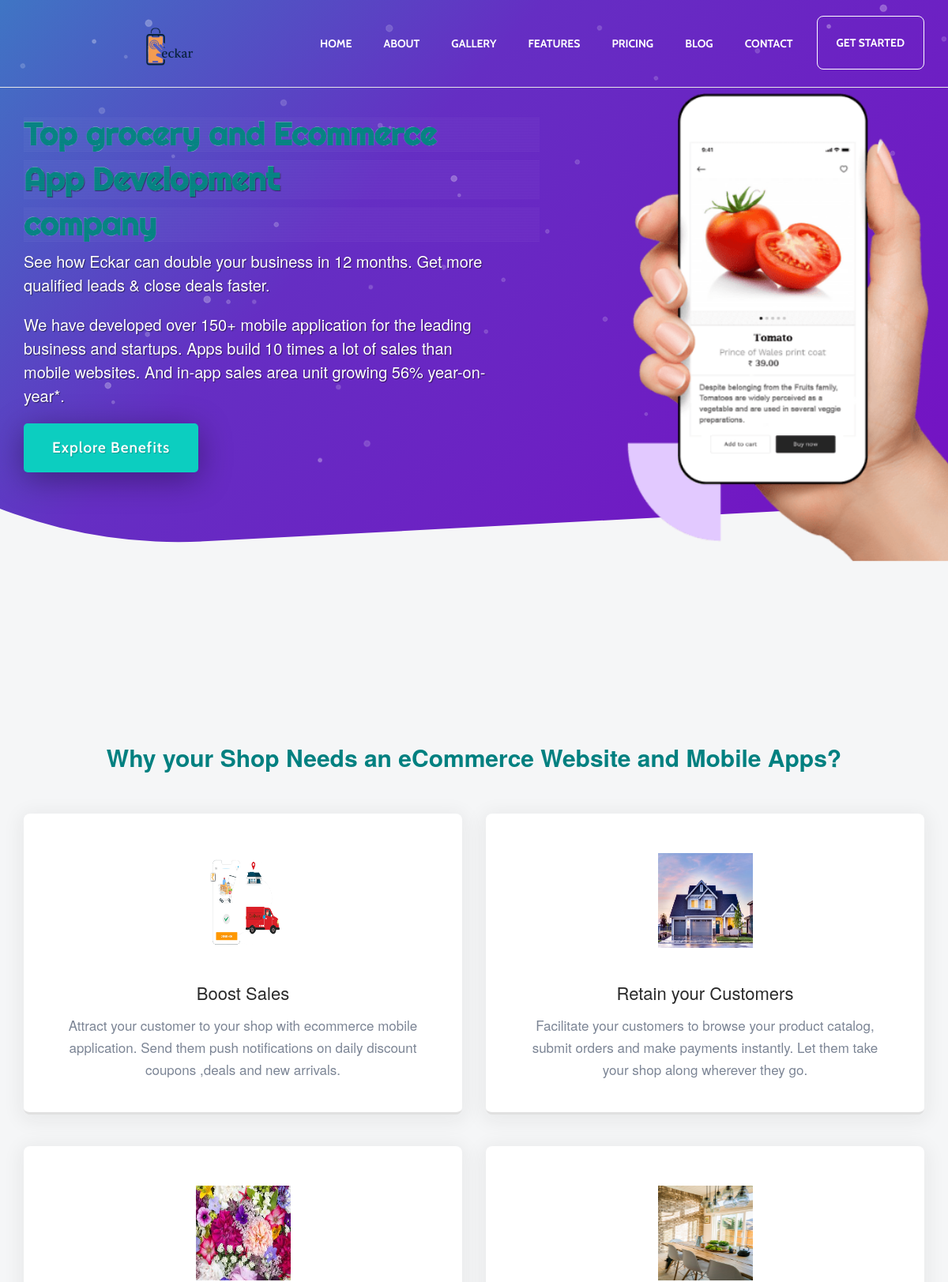
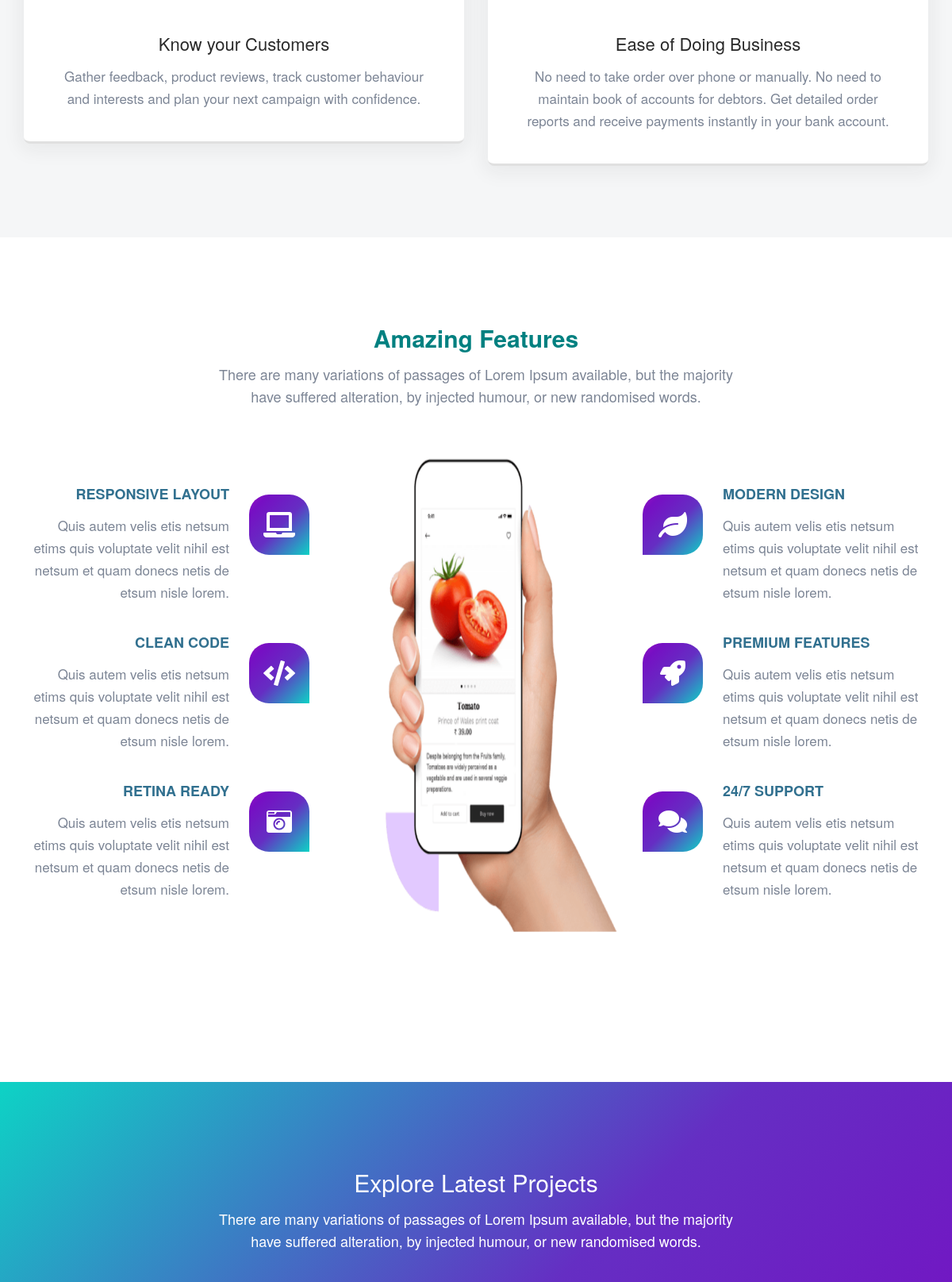
The page / (upper part) on the database its author committed (2 pictures, top to bottom).
### tables this page shows
CREATE TABLE `home` (
  `home_id` int(11) NOT NULL,
  `home_app_img` varchar(255) NOT NULL,
  `home_desc` varchar(255) NOT NULL,
  `status` int(11) NOT NULL DEFAULT 1
);

CREATE TABLE `about` (
  `about_id` int(255) NOT NULL,
  `about_icon_img` varchar(255) NOT NULL,
  `about_icon_title` varchar(255) NOT NULL,
  `about_icon_desc` varchar(255) NOT NULL,
  `status` int(11) NOT NULL DEFAULT 1
);

### application/controllers/Home.php (called while the page is built, shortened)
<?php
class Home extends CI_Controller
{
    public function index()
    {
        $where_condition1 = array('status'=>1);
        $result['show_home'] = $this->master_model->show_record_by_id('home',$where_condition1);
        $where_condition1 = array('status'=>1);
        $result['show_about'] = $this->master_model->show_data('about',$where_condition1);
        $where_condition2 = array('status'=>1);
        $result['show_gallery'] = $this->master_model->show_data('gallery',$where_condition2);
         $where_condition3 = array('status'=>1);
         $result['show_blog'] = $this->master_model->show_data('blog',$where_condition3);
          $where_condition3 = array('status'=>1);
          $result['show_price'] = $this->master_model->show_data('price',$where_condition3);
          $this->load->view('home', $result);
    }
}
?>

### index.php (called while the page is built, shortened)
<?php
require_once BASEPATH.'core/CodeIgniter.php';

### application/models/master_model.php (called while the page is built, shortened)
<?php
class master_model extends CI_Model{
	public function show_data($tb,$where_condition=NULL)
	{
		$this->db->select('*');
		$this->db->from($tb);
		$this->db->where($where_condition);
		$query = $this->db->get();
		$result = $query->result();
		return $result;
	}
	function show_record_by_id($tb,$where_condition)
	{
		$this->db->select('*');
		$this->db->from($tb);
		$this->db->where($where_condition);
		$query = $this->db->get();
		$result = $query->row();
		return $result;
	}
}
?>

### application/views/home.php (the view, shortened to what this page needs)
<!DOCTYPE html>
<html lang="zxx">
<head>
    <link href="<?php echo base_url()?>assets_frontend/css/bootstrap.css" rel="stylesheet">
    <link href="<?php echo base_url()?>assets_frontend/css/style.css" rel="stylesheet">
    <link href="<?php echo base_url()?>assets_frontend/css/animate.css" rel="stylesheet">
    <link href="<?php echo base_url()?>assets_frontend/css/style-magnific-popup.css" rel="stylesheet">
  <link rel="stylesheet" href="https://pro.fontawesome.com/releases/v5.10.0/css/all.css"/>
    <link rel="stylesheet" href="<?php echo base_url()?>assets_frontend/css/pe-icon-7-stroke.css">
	<link rel="stylesheet" href="<?php echo base_url()?>assets_frontend/css/helper.css">
	<link rel="stylesheet" href="<?php echo base_url()?>assets_frontend/css/owl.carousel.min.css">
	<link rel="stylesheet" href="<?php echo base_url()?>assets_frontend/css/owl.theme.default.min.css">
<link href="//maxcdn.bootstrapcdn.com/bootstrap/3.3.0/css/bootstrap.min.css" rel="stylesheet" id="bootstrap-css">
<link rel="stylesheet" href='https://cdnjs.cloudflare.com/ajax/libs/twitter-bootstrap/3.0.3/css/bootstrap.min.css' media="screen" />
</head>
<body>
    <header class="header">
        <nav class="navbar navbar-default navbar-fixed-top" class ="navbar_custom">
            <div class="container">
                <div id="navbar-collapse-02" class="collapse navbar-collapse">
                    <a href="<?php echo base_url();?>" class="navbar-brand" id="logo"><img src ="<?php echo base_url()?>eckar_images/logo-dark.png" style = "height:100px;  padding-bottom:50px; padding-right:90px; padding-left:150px;"></a>
                    <ul class="nav navbar-nav navbar-right">
                        <li><a href="#home_wrapper">Home</a></li>
                        <li><a href="#about">About</a></li>
                        <li><a href="#gallery">Gallery</a></li>
                        <li><a href="#features">Features</a></li>
                        <li><a href="#pricing">Pricing</a></li>
                        <li><a href="#blog">Blog</a></li>
                        <li><a href="#contact">Contact</a></li>
                        <li><a href="#download-app" class="external discover-btn">Get Started</a></li>
                    </ul>
                </div>
            </div>
        </nav>
    </header>
    <section class="home-section" id="home_wrapper">
		<div class="home-section-overlay"></div>
		<div class="container">
	        <div class="row">
                <div class="col-md-7 padding-top-30">
				    <h6 class="vectro"><b>Top grocery and Ecommerce</b> </h6>
                    <h1 class="vectro">App Development</h1>
                    <h2 class="vectro"><b>company</b></h2>
                    <p>See how Eckar can double your business in 12 months. Get more qualified leads &amp; close deals faster.</p>
                    <p>We have developed over 150+ mobile application for the leading business and startups.
                    Apps build 10 times a lot of sales than mobile websites. And in-app sales area unit growing 56% year-on-year*.</p>
                    <a href="#about" class="btn-green scrool">Explore Benefits</a>
                </div>
	            <div class="col-md-5 wow bounceIn" data-wow-delay="0.5s" style="visibility: visible; animation-delay: 0.5s; animation-name: bounceIn;">
                        <div>
                        <img src ="<?php echo base_url().$show_home->home_app_img;?>" style = "width:600px;heights:500px; ">
                        </div>
	            </div>
	        </div>
		</div>
    </section>
    <section class="section-grey small-padding-top" id="about">
		<div class="container">
	        <div class="row">
				<div class="col-md-12 text-center">
					<h2 class="section-title"><b style ="color:teal;">Why your Shop Needs an eCommerce Website and Mobile Apps?</b></h2>
				</div>
                <?php foreach($show_about as $about_listing)  {?>
				<div class="col-md-6">
					<div class="main-services">
						<img src="<?php echo base_url().$about_listing->about_icon_img?>" class="width-100"  style ="width:120px; height:120px;"  alt="pic">
						<h3><?php echo $about_listing->about_icon_title?></h3>
						<p><?php echo $about_listing->about_icon_desc?></p>
                    </div>
                </div>
                <?php } ?>
	        </div>
		</div>
    </section>
    <section class="section-white">
		<div class="container">
	        <div class="row">
				<div class="col-md-12 margin-bottom-40 text-center">
					<h2 class="section-title"><b style ="color:teal;">Amazing Features</b></h2>
					<p class="section-subtitle">There are many variations of passages of Lorem Ipsum available, but the majority<br>have suffered alteration, by injected humour, or new randomised words.</p>
				</div>
				<div class="col-md-4 padding-top-40">
                    <div class="features_item">
                        <div class="dropcaps_right">
                            <span class="fa fa-laptop features_icons"></span>
                        </div>
                        <div class="text_align_right">
                            <h4 class= "text-info">Responsive Layout</h4>
                            <p>Quis autem velis etis netsum etims quis voluptate velit nihil est netsum et quam donecs netis de etsum nisle lorem.</p>
                        </div>
                    </div>
                    <div class="features_item">
                        <div class="dropcaps_right">
                            <span class="fa fa-code features_icons"></span>
                        </div>
                        <div class="text_align_right">
                            <h4 class= "text-info">Clean Code</h4>
                            <p>Quis autem velis etis netsum etims quis voluptate velit nihil est netsum et quam donecs netis de etsum nisle lorem.</p>
                        </div>
                    </div>
                    <div class="features_item">
                        <div class="dropcaps_right">
                            <span class="fa fa-camera-retro features_icons"></span>
                        </div>
                        <div class="text_align_right">
                            <h4 class= "text-info">Retina Ready</h4>
                            <p>Quis autem velis etis netsum etims quis voluptate velit nihil est netsum et quam donecs netis de etsum nisle lorem.</p>
                        </div>
                    </div>
                </div>
				<div class="col-md-4 wow slideInUp" data-wow-delay="0.5s" style="visibility: visible; animation-delay: 0.5s; animation-name: bounceIn;">
                	<img src="<?php echo base_url().$show_home->home_app_img;?>" alt="picture" class="width-100" style="height:700px;width:400px; padding-right:40px; padding-left:20px; padding-top:7px; padding-bottom:7px;">
				</div>
				<div class="col-md-4 padding-top-40">
                    <div class="features_item">
                        <div class="dropcaps_left">
                            <span class="fa fa-leaf features_icons"></span>
                        </div>
                        <div class="text_align_left">
                            <h4 class= "text-info">Modern Design</h4>
                            <p>Quis autem velis etis netsum etims quis voluptate velit nihil est netsum et quam donecs netis de etsum nisle lorem.</p>
                        </div>
                    </div>
                    <div class="features_item">
                        <div class="dropcaps_left">
                            <span class="fa fa-rocket features_icons"></span>
                        </div>
                        <div class="text_align_left">
                            <h4 class= "text-info">Premium Features</h4>
                           <p>Quis autem velis etis netsum etims quis voluptate velit nihil est netsum et quam donecs netis de etsum nisle lorem.</p>
                        </div>
                    </div>
                    <div class="features_item">
                        <div class="dropcaps_left">
                            <span class="fa fa-comments features_icons"></span>
                        </div>
                        <div class="text_align_left">
                            <h4 class= "text-info">24/7 Support</h4>
                            <p>Quis autem velis etis netsum etims quis voluptate velit nihil est netsum et quam donecs netis de etsum nisle lorem.</p>
                        </div>
                    </div>
				</div>
	        </div>
		</div>
    </section>
  	<section class="section-lyla" id="gallery">
		<div class="container-fluid	">
			<div class="row">
				<div class="col-md-12 text-center">
					<h2 class="section-title white">Explore Latest Projects</h2>
					<p class="section-subtitle white">There are many variations of passages of Lorem Ipsum available, but the majority<br>have suffered alteration, by injected humour, or new randomised words.</p>
				</div>
				<div class="gallery-item-wrapper padding-top-30">
				</div>
			</div>
		</div>
	</section>
</body>
</html>

### application/views/home.php (style rules this page uses)
body { background: #000; color: #fff; position: relative; }
.vectro { position: relative; -webkit-text-fill-color: teal; -webkit-text-stroke: 0.1px #f1f1f1; font-family: 'Righteous', cursive; font-size: 40px; margin-top:8px; }
.vectro:after { content: ''; position: absolute; left: 0; top: 0; width: 100%; height: 100%; background: repeating-linear-gradient(0deg, rgba(255,255,255,0.05) 0px, rgba(255,255,255,0.05) 1px, rgba(255,255,255,0) 1px, rgba(255,255,255,0) 2px); }

### rows shown on the page
home: home_app_img (picture)
about: about_icon_img (picture), about_icon_title "Boost Sales", about_icon_desc "Attract your customer to your shop with ecommerce mobile application. Send them push notifications on daily discount coupons ,deals and new arrivals."
about: about_icon_img (picture), about_icon_title "Retain your Customers", about_icon_desc "Facilitate your customers to browse your product catalog, submit orders and make payments instantly. Let them take your shop along wherever they go."
about: about_icon_img (picture), about_icon_title "Know your Customers", about_icon_desc "Gather feedback, product reviews, track customer behaviour and interests and plan your next campaign with confidence."
about: about_icon_img (picture), about_icon_title "Ease of Doing Business", about_icon_desc "No need to take order over phone or manually. No need to maintain book of accounts for debtors. Get detailed order reports and receive payments instantly in your bank account."
